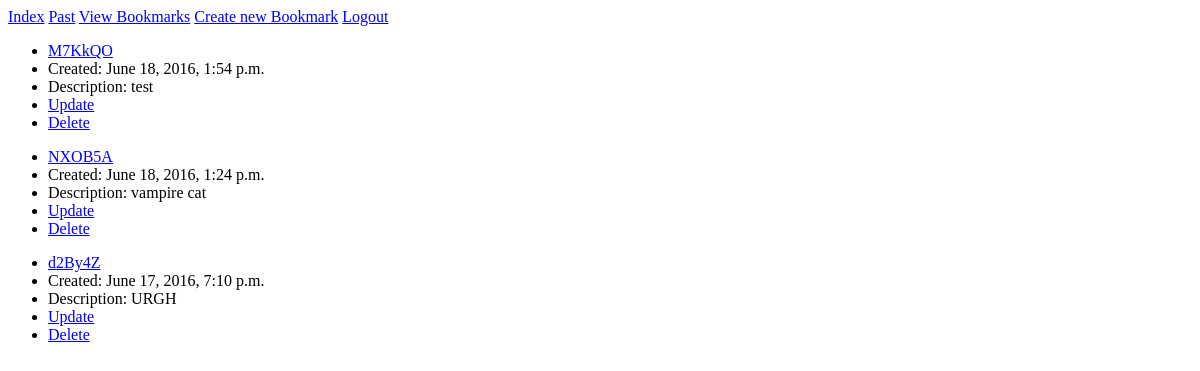
The app's page /userbookmarks/ (signed in), older data.
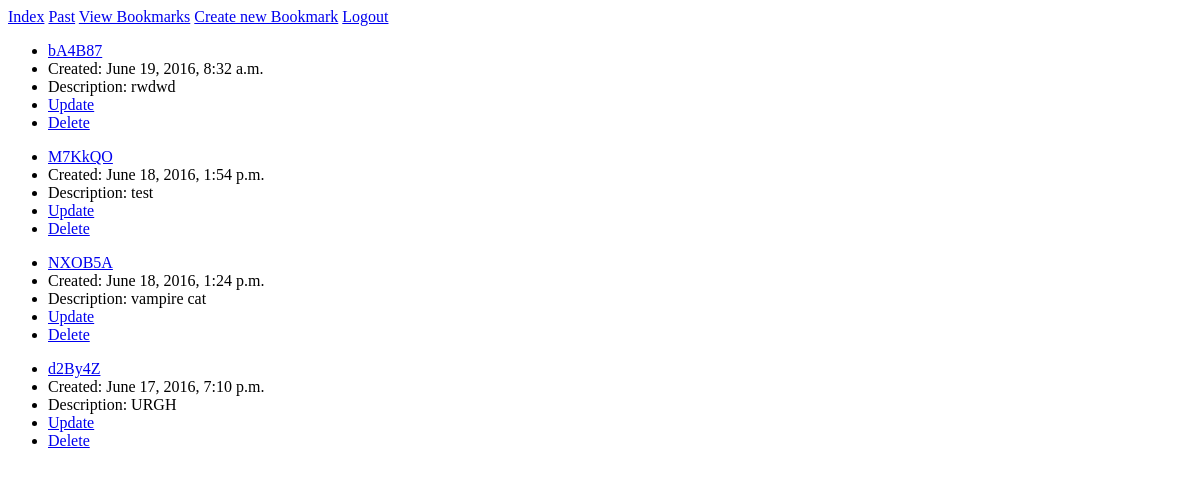
The same page, newer data.
### appurl/models.py (models this page shows)
class Bookmark(models.Model):
    link = models.TextField()
    shortlink = models.CharField(max_length=50)
    title = models.CharField(max_length=50)
    description = models.TextField(blank=True)
    created = models.DateTimeField(auto_now_add=True)
    user = models.ForeignKey(User)
    view = models.IntegerField(default=0)
    class Meta:
        ordering = ['-created']

### appurl/views.py (the view)
# urls.py: url(r'^userbookmarks/', ViewBookmark.as_view(), name='viewbookmarks'),
class ViewBookmark(TemplateView):
    template_name = "bookmarks.html"
    def get_context_data(self, **kwargs):
        user = self.request.user
        context = super().get_context_data(**kwargs)
        context['bookmark'] = Bookmark.objects.filter(user=user)
        return context

### appurl/templates/bookmarks.html
{% extends 'base.html' %}
{% block content %}
  {% for item in bookmark %}
  <ul>
    <li><a href="{% url 'redirect' item.shortlink %}">{{ item.shortlink }}</a></li>
    <li>Created: {{ item.created }}</li>
    <li>Description: {{ item.description }}</li>
    <li><a href="{{index}}/update/{{ item.id }}">Update</a></li>
    <li><a href="{{index}}/delete/{{ item.id }}">Delete</a></li>
  </ul>
  {% endfor %}
{% endblock %}

Row changes from the older to the newer data that the page shows:
added Bookmark: shortlink "bA4B87", created "June 19, 2016, 8:32 a.m.", description "rwdwd"
